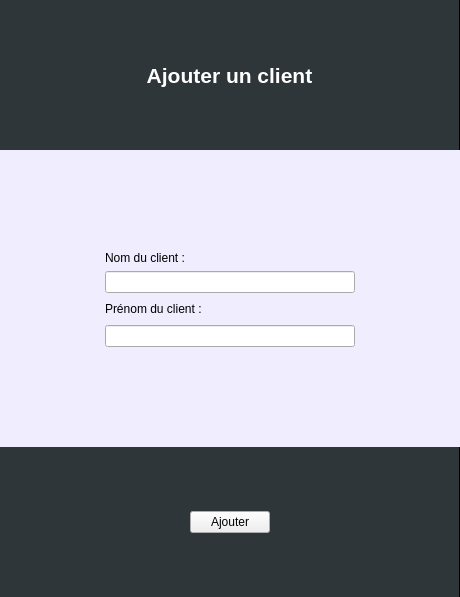
<?xml version="1.0" encoding="UTF-8"?>
<ui version="4.0">
 <class>add_client</class>
 <widget class="QWidget" name="add_client">
  <property name="geometry">
   <rect>
    <x>0</x>
    <y>0</y>
    <width>460</width>
    <height>597</height>
   </rect>
  </property>
  <property name="windowTitle">
   <string>Form</string>
  </property>
  <property name="styleSheet">
   <string notr="true">#add_client{
background: rgb(240, 237, 255);
border: none;
}</string>
  </property>
  <layout class="QGridLayout" name="gridLayout_3">
   <property name="leftMargin">
    <number>0</number>
   </property>
   <property name="topMargin">
    <number>0</number>
   </property>
   <property name="rightMargin">
    <number>0</number>
   </property>
   <property name="bottomMargin">
    <number>0</number>
   </property>
   <item row="0" column="0" colspan="4">
    <widget class="QFrame" name="frame">
     <property name="minimumSize">
      <size>
       <width>0</width>
       <height>150</height>
      </size>
     </property>
     <property name="styleSheet">
      <string notr="true">#frame {
background: rgb(46, 54, 58);
border: none;
border-right: 1px solid black;
}</string>
     </property>
     <property name="frameShape">
      <enum>QFrame::StyledPanel</enum>
     </property>
     <property name="frameShadow">
      <enum>QFrame::Raised</enum>
     </property>
     <layout class="QGridLayout" name="gridLayout">
      <item row="0" column="0">
       <widget class="QLabel" name="label_4">
        <property name="font">
         <font>
          <pointsize>16</pointsize>
          <weight>75</weight>
          <bold>true</bold>
         </font>
        </property>
        <property name="styleSheet">
         <string notr="true">QLabel {
	color: rgb(255, 255, 255);
}</string>
        </property>
        <property name="text">
         <string>Ajouter un client</string>
        </property>
        <property name="alignment">
         <set>Qt::AlignCenter</set>
        </property>
       </widget>
      </item>
     </layout>
    </widget>
   </item>
   <item row="1" column="2">
    <spacer name="verticalSpacer_2">
     <property name="orientation">
      <enum>Qt::Vertical</enum>
     </property>
     <property name="sizeType">
      <enum>QSizePolicy::MinimumExpanding</enum>
     </property>
     <property name="sizeHint" stdset="0">
      <size>
       <width>20</width>
       <height>63</height>
      </size>
     </property>
    </spacer>
   </item>
   <item row="2" column="1" colspan="2">
    <widget class="QLabel" name="label">
     <property name="styleSheet">
      <string notr="true">color:rgb(0,0,0);</string>
     </property>
     <property name="text">
      <string>Nom du client :</string>
     </property>
    </widget>
   </item>
   <item row="3" column="1" colspan="2">
    <widget class="QLineEdit" name="lineEdit_lastName"/>
   </item>
   <item row="4" column="0">
    <spacer name="horizontalSpacer_3">
     <property name="orientation">
      <enum>Qt::Horizontal</enum>
     </property>
     <property name="sizeType">
      <enum>QSizePolicy::MinimumExpanding</enum>
     </property>
     <property name="sizeHint" stdset="0">
      <size>
       <width>92</width>
       <height>20</height>
      </size>
     </property>
    </spacer>
   </item>
   <item row="4" column="1">
    <widget class="QLabel" name="label_2">
     <property name="styleSheet">
      <string notr="true">color:rgb(0,0,0);</string>
     </property>
     <property name="text">
      <string>Prénom du client :</string>
     </property>
    </widget>
   </item>
   <item row="5" column="1" colspan="2">
    <widget class="QLineEdit" name="lineEdit_firstName">
     <property name="minimumSize">
      <size>
       <width>250</width>
       <height>0</height>
      </size>
     </property>
     <property name="inputMask">
      <string/>
     </property>
     <property name="maxLength">
      <number>32767</number>
     </property>
     <property name="clearButtonEnabled">
      <bool>false</bool>
     </property>
    </widget>
   </item>
   <item row="5" column="3">
    <spacer name="horizontalSpacer_4">
     <property name="orientation">
      <enum>Qt::Horizontal</enum>
     </property>
     <property name="sizeType">
      <enum>QSizePolicy::MinimumExpanding</enum>
     </property>
     <property name="sizeHint" stdset="0">
      <size>
       <width>92</width>
       <height>20</height>
      </size>
     </property>
    </spacer>
   </item>
   <item row="6" column="2">
    <spacer name="verticalSpacer">
     <property name="orientation">
      <enum>Qt::Vertical</enum>
     </property>
     <property name="sizeType">
      <enum>QSizePolicy::MinimumExpanding</enum>
     </property>
     <property name="sizeHint" stdset="0">
      <size>
       <width>20</width>
       <height>63</height>
      </size>
     </property>
    </spacer>
   </item>
   <item row="7" column="0" colspan="4">
    <widget class="QFrame" name="frame_2">
     <property name="minimumSize">
      <size>
       <width>0</width>
       <height>150</height>
      </size>
     </property>
     <property name="styleSheet">
      <string notr="true">#frame_2 {
background: rgb(46, 54, 58);
border: none;
border-right: 1px solid black;
}</string>
     </property>
     <property name="frameShape">
      <enum>QFrame::StyledPanel</enum>
     </property>
     <property name="frameShadow">
      <enum>QFrame::Raised</enum>
     </property>
     <layout class="QGridLayout" name="gridLayout_2">
      <item row="0" column="0">
       <spacer name="horizontalSpacer">
        <property name="orientation">
         <enum>Qt::Horizontal</enum>
        </property>
        <property name="sizeHint" stdset="0">
         <size>
          <width>153</width>
          <height>20</height>
         </size>
        </property>
       </spacer>
      </item>
      <item row="0" column="1">
       <widget class="QPushButton" name="pushButton_add">
        <property name="text">
         <string>Ajouter</string>
        </property>
        <property name="shortcut">
         <string>Return</string>
        </property>
        <property name="flat">
         <bool>false</bool>
        </property>
       </widget>
      </item>
      <item row="0" column="2">
       <spacer name="horizontalSpacer_2">
        <property name="orientation">
         <enum>Qt::Horizontal</enum>
        </property>
        <property name="sizeHint" stdset="0">
         <size>
          <width>152</width>
          <height>20</height>
         </size>
        </property>
       </spacer>
      </item>
     </layout>
    </widget>
   </item>
  </layout>
 </widget>
 <resources/>
 <connections/>
</ui>
